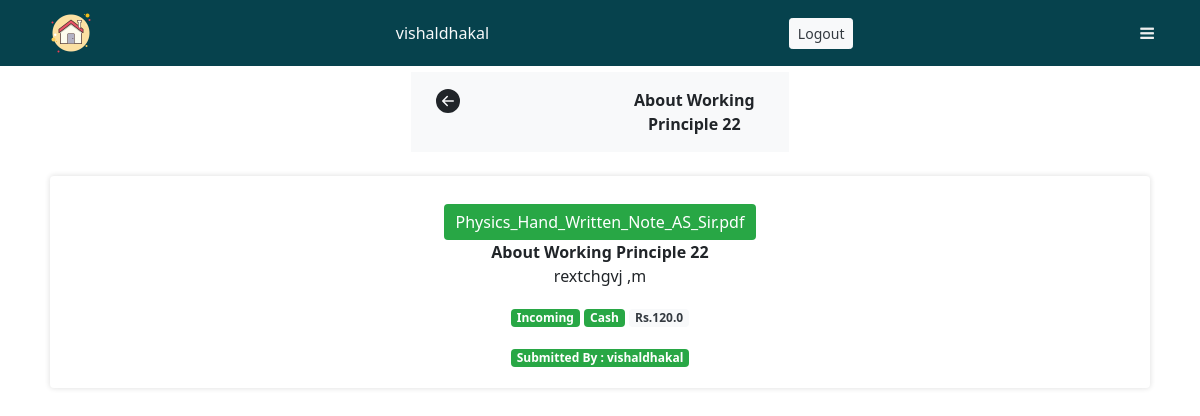
The page /report-single/3 (signed in) on the database as committed earlier.
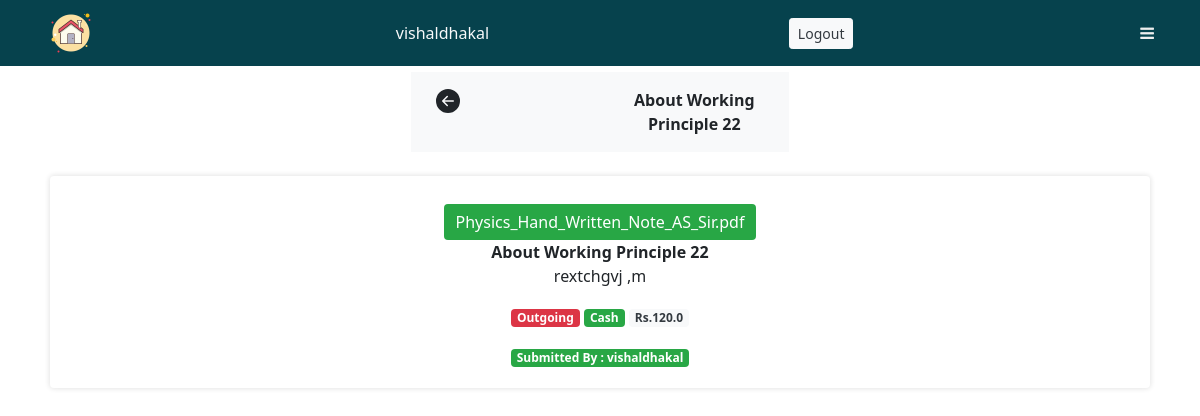
The same page on the database as committed later.
### home/models.py (models this page shows, shortened)
class Report(models.Model):
    MONEY_CHOICES = [
    ('Incoming','Incoming'),
    ('Outgoing','Outgoing')
    ]
    MONEY_METHODS = [
    ('Cash','Cash'),
    ('Cheque','Cheque'),
    ('Other','Other')
    ]
    user = models.ForeignKey(User,on_delete=models.CASCADE,related_name="sdd")
    description = models.TextField()
    topic = models.CharField(max_length = 500)
    money_choice = models.CharField(max_length=200,choices=MONEY_CHOICES)
    project = models.ForeignKey(Project,on_delete=models.CASCADE,related_name="sd",blank=True)
    amount = models.FloatField(default=0)
    money_method = models.CharField(max_length=200,choices=MONEY_METHODS,default="Cash")
    def getFiles(self):
        getfiles = FileReport.objects.filter(report=self)
        return getfiles

### home/views.py (the view)
# urls.py: path('report-single/<int:id>',views.report_single,name="report_single"),
def report_single(request,id):
    report = Report.objects.get(id=id)
    referer = str(request.META.get('HTTP_REFERER'))
    ctx = {
        'report':report,
        'back_page':referer
    }
    return render(request, 'report_single.html',ctx)

### templates/report_single.html (shortened to what this page needs)
{% extends 'base.html' %}
{% block body %}
<div class="container mt-5 pt-4">
    <div class="row row-cols-1 row-cols-sm-3 mb-2">
        <div class="col"></div>
        <div class="col">
            <div class="row row-cols-2 bg-light py-2 font-weight-bold ">
                <div class="col text-left">
                    <a href="{{back_page}}" class="btn">
                    </a>
                </div>
                <div class="col text-right py-2">
                    <div class="text-center">
                        <strong>{{report.topic}}</strong>
                    </div>
                </div>
            </div>
        </div>
        <div class="col"></div>
      </div>
    <div class="row row-cols-1 row-cols-md-1">
        <div class="p-3">
            <div class="cont p-1 myshad rounded text-center">
              <br>
              {% for fl in report.getFiles %}
                <a class="btn btn-success no-border2" href="{{fl.file.url}}" target="_blank">{{fl.file}}</a>
                <br>
              {% endfor %}
              <b>{{report.topic}}</b>
              <p>
                  {{report.description}}
              </p>
              <p>
                <span class="badge {% if report.money_choice == 'Incoming' %} bg-success {% else %} bg-danger {% endif %}">{{report.money_choice}}</span>
                <span class="badge bg-success">{{report.money_method}}</span>
                <span class="badge bg-light text-dark">Rs.{{report.amount}}</span>
            </p>
              <p>
                <span class="badge bg-success">Submitted By : {{report.user}}</span>
              </p>
            </div>
        </div>
    </div>
  </div>
{% endblock %}

Rows that differ between the two databases and show on the page:
changed Report "About Working Principle 22": money_choice "Incoming" → "Outgoing"
